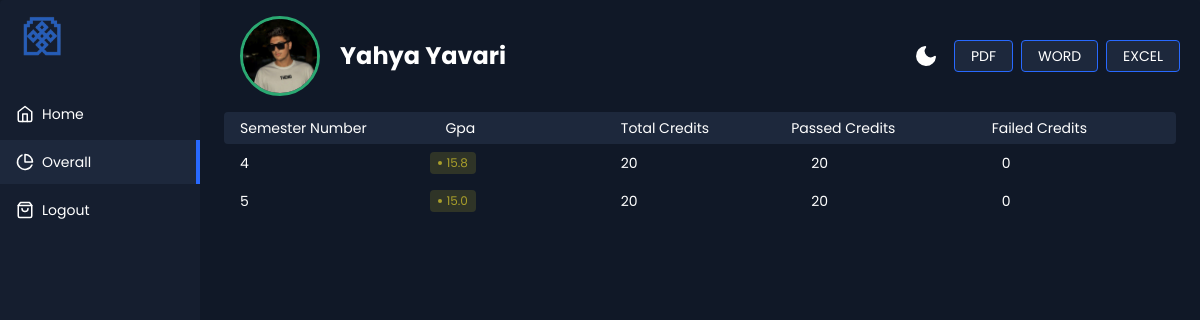
/overall/ (signed in), run on the app's committed database.
### Student_module/models.py (models this page shows, shortened)
class Student(AbstractUser):
    class Gender(models.TextChoices):
        MALE = 'MALE', 'Male'
        FEMALE = 'FEMALE', 'Female'
    picture = models.ImageField(upload_to='uploads/images')
    first_name = models.CharField(max_length=50, verbose_name='first_name')
    last_name = models.CharField(max_length=50, verbose_name='last_name')
    username = models.CharField(max_length=50, unique=True,null=True,blank=False)
    password = models.CharField(max_length=50, verbose_name='password')
    gender = models.CharField(max_length=50, choices=Gender.choices, verbose_name='gender')
    birthday = models.DateField(verbose_name='birthday', null=True, blank=False)
    address = models.TextField(max_length=50, verbose_name='address')
    active = models.BooleanField(default=True,verbose_name='activate situation')
    last_login = models.DateTimeField(verbose_name='last login',null=True,blank=True)
    def __str__(self):
        return f'{self.first_name} {self.last_name}'

class Semester(models.Model):
    student = models.ForeignKey(Student, on_delete=models.CASCADE,verbose_name='student')
    semester_number = models.IntegerField(verbose_name='semester_number')
    gpa = models.FloatField(verbose_name='gpa')
    total_credit = models.IntegerField(verbose_name='total_credit')
    passed_credit = models.IntegerField(verbose_name='passed_credit')
    def failed_credits(self):
        if self.total_credit - self.passed_credit > 0:
            return self.total_credit - self.passed_credit
        else:
            return 0

### Home_module/views.py (the view)
# urls.py: path('overall/', views.Overall, name='overall'),
@login_required
def Overall(request: HttpRequest):
    user = request.user.username
    student = Student.objects.filter(username__iexact=user)
    semester = Semester.objects.filter(student__username__iexact=user).order_by('-gpa')
    context = {
        'student': student,
        'semesters': semester
    }
    return render(request, 'overall-page.html', context)

### Home_module/templates/overall-page.html (shortened to what this page needs)
<!DOCTYPE html>
<html lang="en" id="content-main">
<head>
    <link rel="stylesheet" href="../../static/css/main.css">
    <link rel="stylesheet" href="../../static/css/home-page.css">
</head>
<body>
<div class="app-container" id="content">
    <div class="sidebar">
        <div class="sidebar-header">
            <div class="app-icon">
                <img src="../../static/images/bb2ee136-ee20-4088-8376-1efe047bc7ed.png"
                     style="width: 50px; height: 40px; border-radius: 5px">
            </div>
        </div>
        <ul class="sidebar-list">
            <li class="sidebar-list-item {% if request.resolver_match.url_name == 'home' %}active{% endif %}">
                <a href="{% url 'home' %}">
                    <svg xmlns="http://www.w3.org/2000/svg" width="18" height="18" viewBox="0 0 24 24" fill="none"
                         stroke="currentColor" stroke-width="2" stroke-linecap="round" stroke-linejoin="round"
                         class="feather feather-home">
                        <path d="M3 9l9-7 9 7v11a2 2 0 0 1-2 2H5a2 2 0 0 1-2-2z"/>
                        <polyline points="9 22 9 12 15 12 15 22"/>
                    </svg>
                    <span>Home</span>
                </a>
            </li>
            <li class="sidebar-list-item {% if request.resolver_match.url_name == 'overall' %}active{% endif %}">
                <a href="{% url 'overall' %}">
                    <svg xmlns="http://www.w3.org/2000/svg" width="18" height="18" viewBox="0 0 24 24" fill="none"
                         stroke="currentColor" stroke-width="2" stroke-linecap="round" stroke-linejoin="round"
                         class="feather feather-pie-chart">
                        <path d="M21.21 15.89A10 10 0 1 1 8 2.83"/>
                        <path d="M22 12A10 10 0 0 0 12 2v10z"/>
                    </svg>
                    <span>Overall</span>
                </a>
            </li>
            <li class="sidebar-list-item {% if request.resolver_match.url_name == 'logout' %}active{% endif %}">
                <a href="{% url 'logout' %}">
                    <span>Logout</span>
                </a>
            </li>
        </ul>
    </div>
    <div class="app-content">
        <div class="app-content-header">
            {% if request.user.is_authenticated %}
                {% if request.user.is_superuser %}
                    <h1 class="app-content-headerText">Admin</h1>
                {% else %}
                    <img src="{{ student.first.picture.url }}" alt="Avatar" class="avatar">
                    <h1 class="app-content-headerText header-name">{{ student.first }}</h1>
                {% endif %}
            {% else %}
                <h1 class="app-content-headerText">Cant Authenticate</h1>
            {% endif %}
            <button class="mode-switch" title="Switch Theme">
                <svg class="moon" fill="none" stroke="currentColor" stroke-linecap="round" stroke-linejoin="round"
                     stroke-width="2" width="24" height="24" viewBox="0 0 24 24">
                    <defs></defs>
                    <path d="M21 12.79A9 9 0 1111.21 3 7 7 0 0021 12.79z"></path>
                </svg>
            </button>
            <a href="{% url 'download-pdf' %}" id="download-pdf"
               class="app-content-headerButton action-button download">PDF</a>
            <a href="{% url 'download-word' %}" id="download-word"
               class="app-content-headerButton action-button download">WORD</a>
            <a href="{% url 'download-excel' %}" id="download-excel"
               class="app-content-headerButton action-button download">EXCEL</a>
        </div>
        <div class="app-content-actions ">
            <div class="products-area-wrapper tableView" id="courses">
                <div class="products-header">
                    <div class="product-cell image">
                        Semester Number
                    </div>
                    <div class="product-cell category" style="margin-left: 35px">Gpa
                    </div>
                    <div class="product-cell status-cell" style="margin-left: 5px">Total Credits
                    </div>
                    <div class="product-cell sales" style="margin-right:30px">Passed Credits
                    </div>
                    <div class="product-cell sales" style="margin-right:30px">Failed Credits
                    </div>
                </div>
                {% if request.user == student.first %}
                    {% for semester in semesters %}
                        <div class="products-row">
                            <div class="product-cell category">{{ semester.semester_number }}
                            </div>
                            <div class="product-cell status-cell">
                                <span class="status
                                {% if semester.gpa > 16 %}
                                    active
                                {% elif semester.gpa >= 14 and semester.gpa <= 16 %}
                                    warning
                                {% else %}
                                    danger
                                {% endif %}
                            ">{{ semester.gpa }}</span>
                            </div>
                            <div class="product-cell sales">{{ semester.total_credit }}
                            </div>
                            <div class="product-cell stock">{{ semester.passed_credit }}
                            </div>
                            <div class="product-cell price">{{ semester.failed_credits }}
                            </div>
                        </div>
                    {% endfor %}
                {% else %}
                    <div class="alert">
                        <h3 class="alert-text">For visit information you must log in</h3>
                        <a class="app-content-headerButton" href="{% url 'login' %}">Log in</a>
                    </div>
                {% endif %}
            </div>
        </div>
    </div>
</div>
</body>
</html>

### static/css/main.css (style rules this page uses)
button, hr, input { overflow: visible }
html { font-family: sans-serif; line-height: 1.15; -ms-text-size-adjust: 100%; -webkit-text-size-adjust: 100% }
body { margin: 0 }
h1 { font-size: 2em; margin: .67em 0 }
a { background-color: transparent; -webkit-text-decoration-skip: objects }
img { border-style: none }
svg:not(:root) { overflow: hidden }
button, input, optgroup, select, textarea { font-family: sans-serif; font-size: 100%; line-height: 1.15; margin: 0 }
button, select { text-transform: none }
[type=submit], [type=reset], button, html [type=button] { -webkit-appearance: button }

### data on the page
Student: first.picture (picture), first "Yahya Yavari"
Semester: semester_number "4", gpa "15.8", total_credit "20", passed_credit "20", failed_credits "0"
Semester: semester_number "5", gpa "15.0", total_credit "20", passed_credit "20", failed_credits "0"
